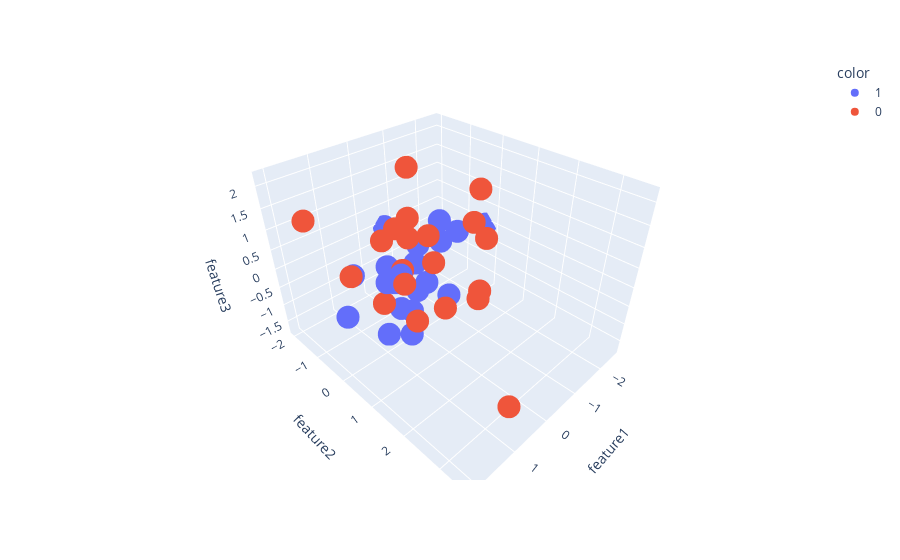

The code cell stored with this chart in its notebook:
### Code cell
import plotly.express as px

fig = px.scatter_3d(df, x=df['feature1'], y=df['feature2'], z=df['feature3'],
                    color=df['target'].astype('str'))
fig.update_traces(marked=dict(size=12,
                              line=dict(width=2, 
                                        color='DarkSlateGray')),
                  selector=dict(mode='marker'))

fig.show()

### Figure 1 — Plotly figure (JSON) as saved in the notebook; plotly's stock layout.template omitted (floating-point values rounded to 4 significant figures)
{"data": [{"hovertemplate": "color=1<br>feature1=%{x}<br>feature2=%{y}<br>feature3=%{z}<extra></extra>", "legendgroup": "1", "marker": {"color": "#636efa", "symbol": "circle"}, "mode": "markers", "name": "1", "scene": "scene", "showlegend": true, "type": "scatter3d", "x": [-0.7008, -0.01146, 1.342, -2.571, -0.09748, -0.6694, 0.204, -1.263, -0.1685, -0.4191, -1.247, -0.7474, 0.4504, 0.8585, 0.535, -1.987, -0.213, -0.3991, 0.729, 1.171], "y": [-1.526, -0.04693, -0.9627, -0.2996, -0.3822, -1.998, -0.4152, -0.01819, -1.349, 0.5537, -0.5939, -0.9667, 0.2299, -0.002939, 0.07385, -1.336, 0.04901, -0.427, -0.2741, -0.7715], "z": [-1.749, -0.6496, -1.184, -0.05404, -1.504, -0.04268, -1.27, 0.4054, -0.7067, -0.6696, 0.4613, -0.6934, -1.511, 0.0538, 0.127, -0.7643, -0.4713, 0.2358, -1.662, 0.002171]}, {"hovertemplate": "color=0<br>feature1=%{x}<br>feature2=%{y}<br>feature3=%{z}<extra></extra>", "legendgroup": "0", "marker": {"color": "#EF553B", "symbol": "circle"}, "mode": "markers", "name": "0", "scene": "scene", "showlegend": true, "type": "scatter3d", "x": [-0.2245, 0.8671, 1.566, -1.012, 2.09, -1.595, -0.04273, 1.087, 0.8783, -0.125, 0.2608, -1.278, -1.048, 1.38, 0.4069, 0.5042, 0.7146, -0.2004, 0.2756, 0.6999], "y": [-1.011, 0.9358, -0.2199, 0.955, -0.7576, 0.1966, 0.8235, 3.557, 0.6099, 0.3877, 0.05408, 0.6401, 1.055, 1.394, -0.0237, 0.9326, -0.2619, -0.4509, 2.035, -0.3895], "z": [0.4913, -0.4264, 0.461, -0.662, 1.731, 0.5941, -0.6776, -0.6577, 0.3496, 0.2769, 1.386, 1.701, 0.7745, 1.991, 0.1348, 1.459, 0.9107, 2.183, 0.4423, -0.8169]}], "layout": {"legend": {"title": {"text": "color"}, "tracegroupgap": 0}, "margin": {"t": 60}, "scene": {"domain": {"x": [0, 1], "y": [0, 1]}, "xaxis": {"title": {"text": "feature1"}}, "yaxis": {"title": {"text": "feature2"}}, "zaxis": {"title": {"text": "feature3"}}}}}
